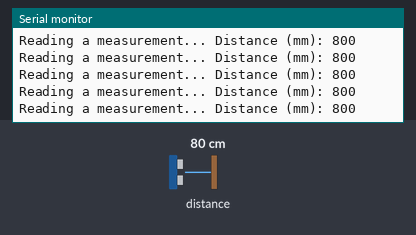
Bench run of a sketch on a simulated Arduino Uno, built with avr-gcc and run on an emulated ATmega328P. Parts: the last lines printed to the serial monitor. The inputs (shaded band) are chosen by the test bench; at power-on: distance to the obstacle 80 cm.

Above: at 1.2 s.
1.3 s: distance to the obstacle set to 250 cm
At 2.1 s:
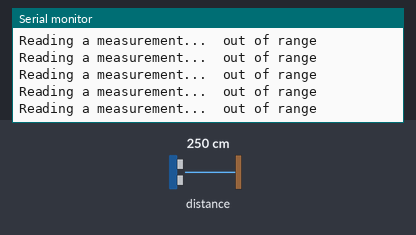
3.1 s: distance to the obstacle set to 2 cm
At 3.6 s:
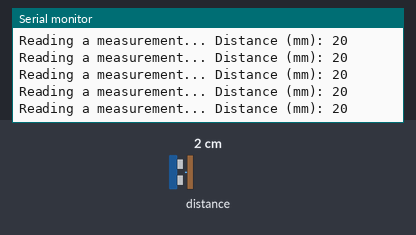

The sketch:

laserAfstandsMaaler.ino
```cpp
#include "Adafruit_VL53L0X.h"

Adafruit_VL53L0X lox = Adafruit_VL53L0X();
VL53L0X_RangingMeasurementData_t measure;

void setup() {
  Serial.begin(115200);

  // wait until serial port opens for native USB devices
  while (! Serial) {
    delay(1);
  }

  Serial.println("Adafruit VL53L0X test");
  if (!lox.begin()) {
    Serial.println(F("Failed to boot VL53L0X"));
    while(1);
  }

  /*Ranging Profile:
    VL53L0X_SENSE_DEFAULT
    VL53L0X_SENSE_LONG_RANGE
    VL53L0X_SENSE_HIGH_SPEED
    VL53L0X_SENSE_HIGH_ACCURACY
  */
  lox.configSensor(Adafruit_VL53L0X::VL53L0X_SENSE_LONG_RANGE);

  // power
  Serial.println(F("VL53L0X API Simple Ranging example\n\n"));
}

void loop() {

  Serial.print("Reading a measurement... ");
  lox.rangingTest(&measure, false); // pass in 'true' to get debug data printout!

  if (measure.RangeStatus != 4) {  // phase failures have incorrect data
    Serial.print("Distance (mm): ");
    Serial.println(measure.RangeMilliMeter);
  } else {
    Serial.println(" out of range ");
  }
}
```

Measured:
- after the input at 1.3 s, the serial monitor: prints a new line at once (image 1)
- after the input at 3.1 s, the serial monitor: prints a new line at once (image 2)
